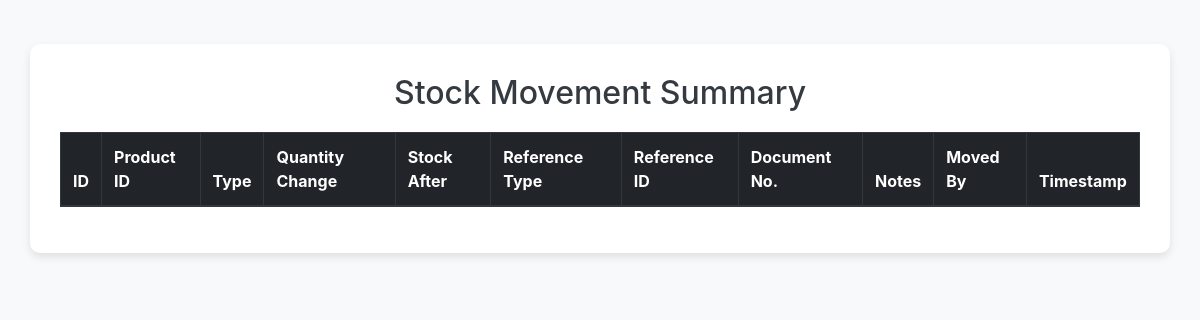
/reports/stock_movement_summary_report.php (signed in), run on an earlier commit of the app's database.
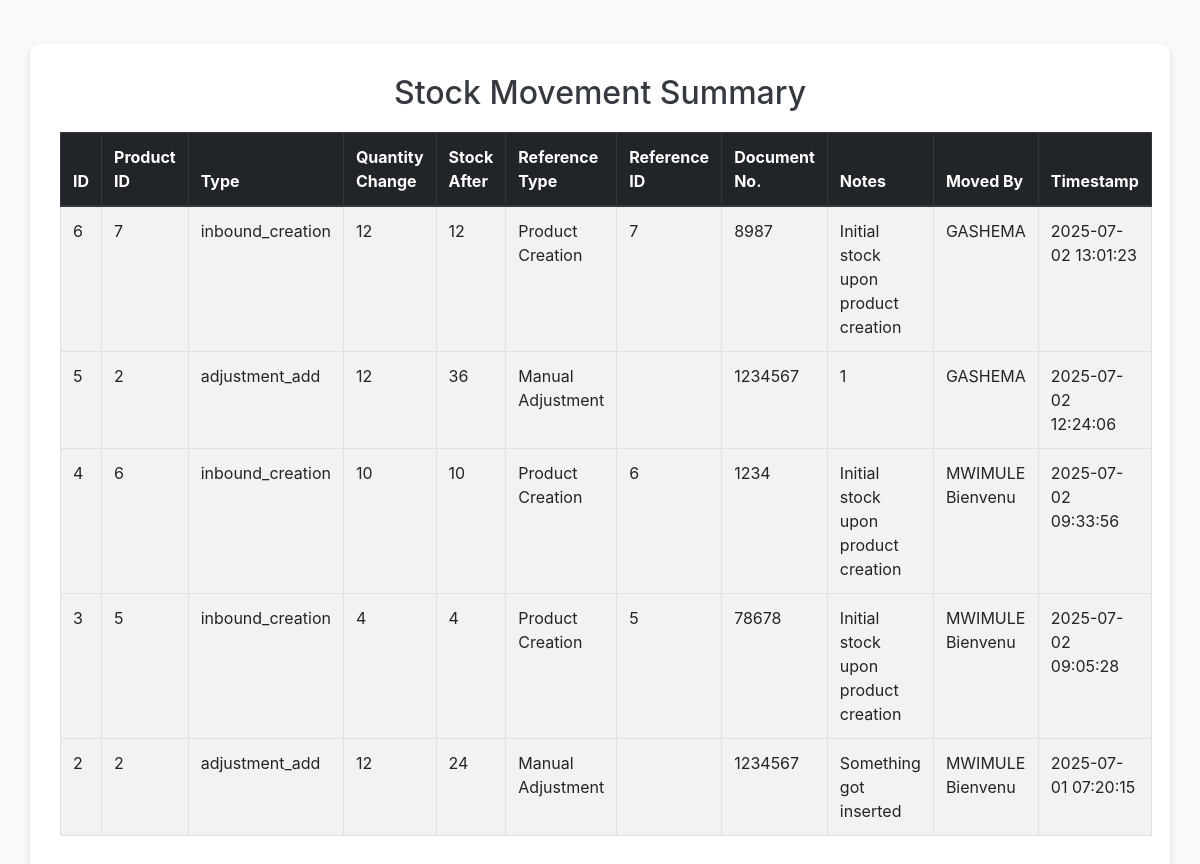
And on a later commit of the database.
### tables this page shows
CREATE TABLE `stock_movements` (
  `id` int(11) NOT NULL,
  `product_id` int(11) NOT NULL,
  `movement_type` varchar(50) NOT NULL,
  `quantity_change` int(11) NOT NULL,
  `current_stock_after` int(11) NOT NULL,
  `reference_document_type` varchar(50) DEFAULT NULL,
  `reference_document_id` int(11) DEFAULT NULL,
  `reference_document_number` varchar(100) DEFAULT NULL,
  `notes` text DEFAULT NULL,
  `moved_by` int(11) NOT NULL,
  `movement_timestamp` timestamp NOT NULL DEFAULT current_timestamp()
);

CREATE TABLE `users` (
  `id` int(12) NOT NULL,
  `names` varchar(100) NOT NULL,
  `email` varchar(50) NOT NULL,
  `phone` int(14) NOT NULL,
  `password` varchar(300) NOT NULL,
  `role` varchar(12) NOT NULL,
  `otp` int(100) NOT NULL,
  `time` timestamp(6) NOT NULL DEFAULT current_timestamp(6) ON UPDATE current_timestamp(6)
);

### reports/stock_movement_summary_report.php (the view, shortened to what this page needs)
<?php
include_once "../config/config.php";
$result = mysqli_query($conn, "
  SELECT id, product_id, movement_type, quantity_change, current_stock_after,
         reference_document_type, reference_document_id, reference_document_number,
         notes, moved_by, movement_timestamp
  FROM stock_movements
  ORDER BY movement_timestamp DESC
");
?>
<!DOCTYPE html>
<html lang="en">
<head>
  <link href="../vendor/bootstrap-4.1/bootstrap.min.css" rel="stylesheet">
  <link rel="stylesheet" href="https://cdn.datatables.net/1.13.6/css/jquery.dataTables.min.css">
  <link rel="stylesheet" href="https://cdn.datatables.net/buttons/2.4.1/css/buttons.dataTables.min.css">
</head>
<body class="p-4">
  <div class="container">
    <h2>Stock Movement Summary</h2>
    <table id="movementTable" class="table table-bordered table-striped">
      <thead class="thead-dark">
        <tr>
          <th>ID</th>
          <th>Product ID</th>
          <th>Type</th>
          <th>Quantity Change</th>
          <th>Stock After</th>
          <th>Reference Type</th>
          <th>Reference ID</th>
          <th>Document No.</th>
          <th>Notes</th>
          <th>Moved By</th>
          <th>Timestamp</th>
        </tr>
      </thead>
      <tbody>
        <?php while($r = mysqli_fetch_assoc($result)): ?>
          <tr>
            <td><?= $r['id'] ?></td>
            <td><?= $r['product_id'] ?></td>
            <td><?= htmlspecialchars($r['movement_type']) ?></td>
            <td><?= $r['quantity_change'] ?></td>
            <td><?= $r['current_stock_after'] ?></td>
            <td><?= htmlspecialchars($r['reference_document_type']) ?></td>
            <td><?= $r['reference_document_id'] ?></td>
            <td><?= htmlspecialchars($r['reference_document_number']) ?></td>
            <td><?= htmlspecialchars($r['notes']) ?></td>
            <td><?php
                $userId = $r['moved_by'];
                $userQuery = mysqli_query($conn, "SELECT names FROM users WHERE id = {$userId}");
                if ($userQuery && mysqli_num_rows($userQuery) > 0) {
                    $user = mysqli_fetch_assoc($userQuery);
                    echo htmlspecialchars($user['names']);
                } else {
                    echo "N/A";
                }
            ?></td>
            <td><?= $r['movement_timestamp'] ?></td>
          </tr>
        <?php endwhile; ?>
      </tbody>
    </table>
  </div>
</body>
</html>

What changed in the data, as far as the page shows it:
added stock_movements: id "6", product "7", movement_type "inbound_creation", quantity_change "12", current_stock_after "12", reference_document_type "Product Creation", reference_document "7", reference_document_number "8987", notes "Initial stock upon product creation", moved_by.names "GASHEMA", movement_timestamp "2025-07-02 13:01:23"
added stock_movements: id "5", product "2", movement_type "adjustment_add", quantity_change "12", current_stock_after "36", reference_document_type "Manual Adjustment", reference_document_number "1234567", notes "1", moved_by.names "GASHEMA", movement_timestamp "2025-07-02 12:24:06"
added stock_movements: id "4", product "6", movement_type "inbound_creation", quantity_change "10", current_stock_after "10", reference_document_type "Product Creation", reference_document "6", reference_document_number "1234", notes "Initial stock upon product creation", moved_by.names "MWIMULE Bienvenu", movement_timestamp "2025-07-02 09:33:56"
added stock_movements: id "3", product "5", movement_type "inbound_creation", quantity_change "4", current_stock_after "4", reference_document_type "Product Creation", reference_document "5", reference_document_number "78678", notes "Initial stock upon product creation", moved_by.names "MWIMULE Bienvenu", movement_timestamp "2025-07-02 09:05:28"
added stock_movements: id "2", product "2", movement_type "adjustment_add", quantity_change "12", current_stock_after "24", reference_document_type "Manual Adjustment", reference_document_number "1234567", notes "Something got inserted", moved_by.names "MWIMULE Bienvenu", movement_timestamp "2025-07-01 07:20:15"
